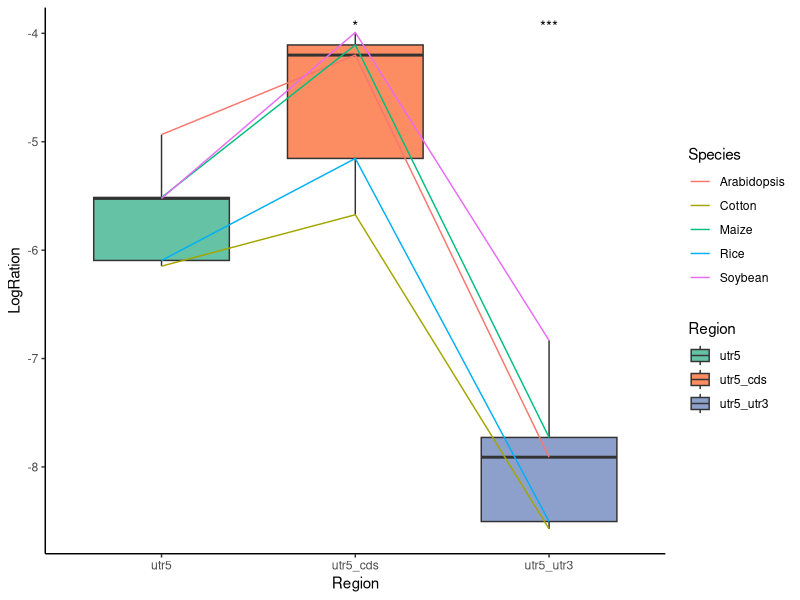
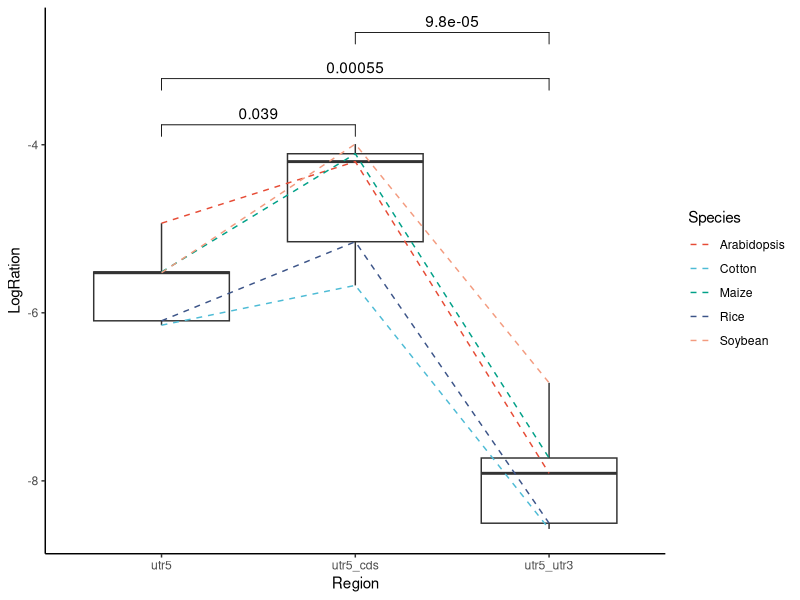
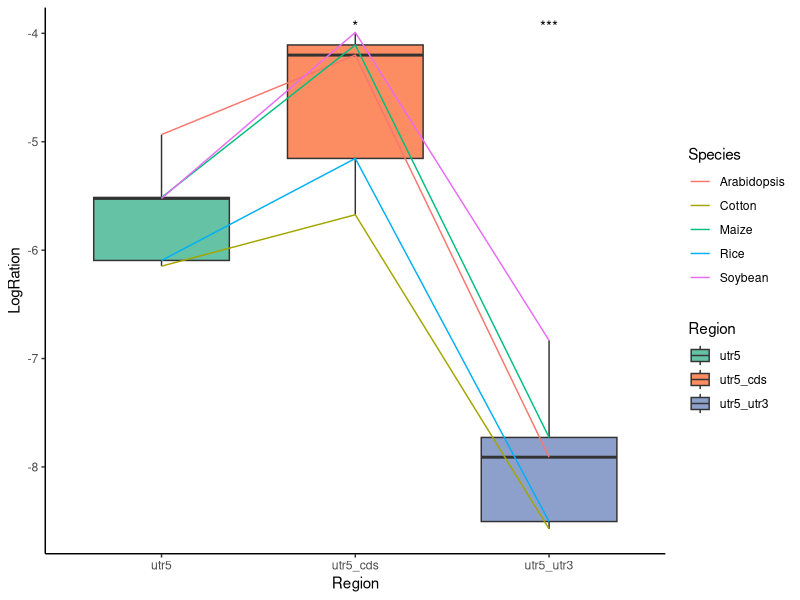
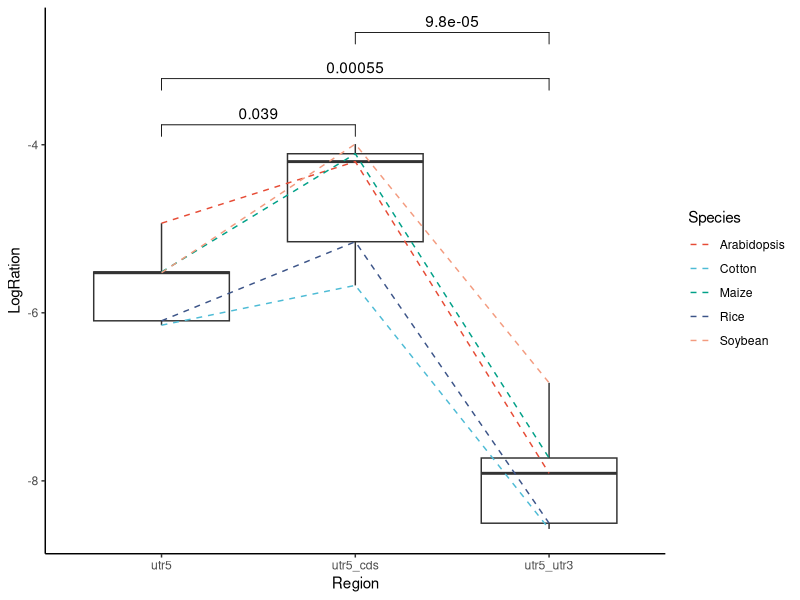

The R script that drew these images, in order:
# splicing on region 
library(ggplot2)
library(RColorBrewer)
library(dplyr)
library(ggpubr)
library(ggsci)


setwd('/Users/zhusitao/R_workspace/R_script/project/TSS_annotation/Benchmark/')
# 画成一个图
# /home/zhusitao/database/plant/ath/merge_gff/01.merge/current/mani/gff_inherit/All_Archetypal_isoforms_Arabidopsis_V1.0/GeneID/fig2c_as/get_total_fig2c_as.py
df <- read.csv('total_fig2b_20230531.csv')
head(df)
df$LogRation <- log2(df$Ratio)
head(df)
# Pairwise comparisons: Specify the comparisons you want
my_comparisons <- list( c("utr5", "utr5_cds"), c("utr5", "utr5_utr3"), c("utr5_cds", "utr5_utr3") )
ggplot(data = df, aes(x = Region, y = LogRation, fill=Region)) + 
  geom_boxplot( width = 0.7) +
  theme_classic() + scale_fill_brewer(palette = 'Set2') + 
  stat_compare_means(aes(label = ..p.signif..),
                     method = "t.test", ref.group = "utr5") +
  geom_line(aes(group = Species, color=Species))

ggsave('splicing_distribution_remove_aTSS_PAS.pdf',width = 8, height = 6,units = 'in',dpi=300)



ggplot(data = df, aes(x = Region, y = LogRation)) + 
  geom_boxplot( width = 0.7) +
  theme_classic() + scale_fill_npg() + 
  stat_compare_means(comparisons = my_comparisons, method = "t.test", ref.group = "utr5") +
  geom_line(aes(group = Species, color=Species), linetype=2) +
  scale_color_npg() 

ggsave('splicing_distribution_remove_aTSS_PAS_add_line.pdf',width = 8, height = 6,units = 'in',dpi=300)

